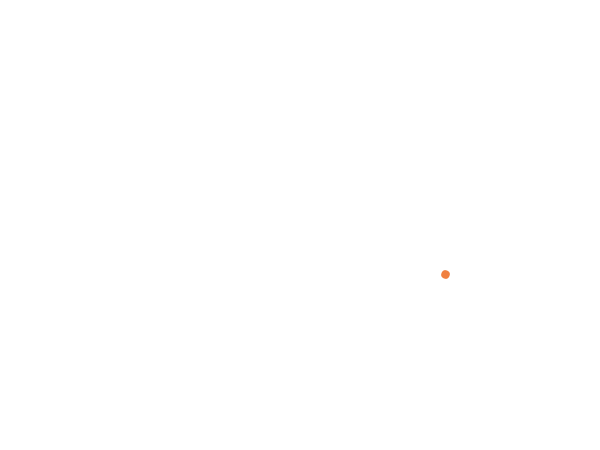
Frame 1 (no input)
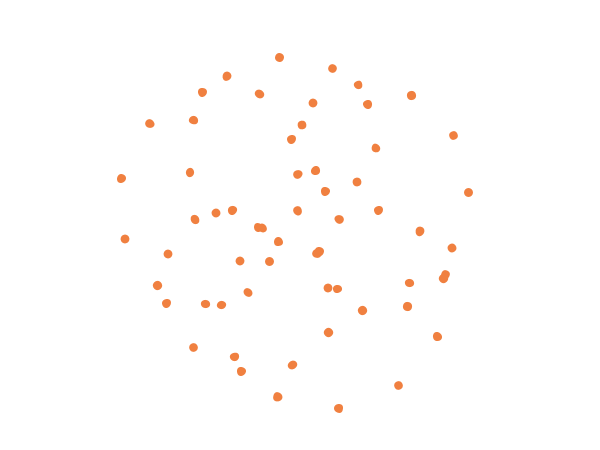
Frame 60 (the mouse pressed at the canvas centre just before this capture)
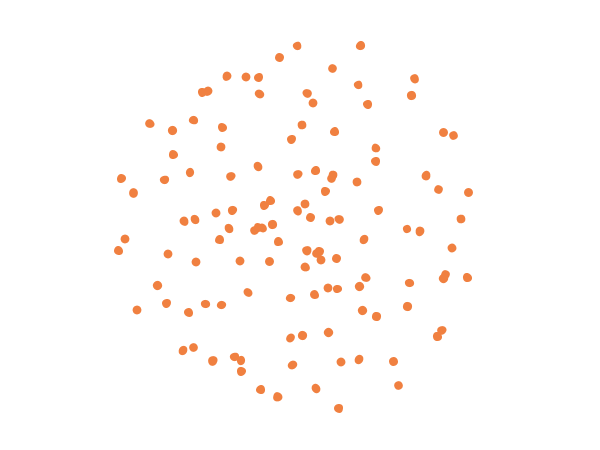
Frame 120 (the mouse held since frame 60 and released just before this capture)

The Processing sketch that drew these frames (run headless with seeded random() and noise(); from frame 60 on, the mouse is pressed at the canvas centre):

// Processing sketch: mySpirograph
// ── mySpirograph.pde
  //mySpirograph
  class Spirograph {
  
    float r0; //큰 원의 반지름
    float r1; //작은 원의 반지름
    float r2; //가장 작은 원의 반지름
    float rp; //펜의 반지름
  
    float theta0; //큰 원의 각도
    float theta1; //작은 원의 각도
    float theta2; //가장 작은 원의 각도
    float thetaStep = 0.1; //시간당 단위 각속도
  
    Spirograph() {
      r0 = 75.0;
      r1 = 25.0;
      r2 = 10.0;
      rp = 75;
      //println("(r0: " + r0 + ", " + "r1: " + r1 + ")");
    }
    
    void turn() {
      theta0 += thetaStep;
      theta1 += thetaStep * r0 / r1;
      theta2 += thetaStep * r1 / r2;
    }
  
    void display() {
      pushMatrix();
        rotate(theta0);
        //line(0, 0, r0, 0);
        //ellipse(0, 0, r0, r0);
        pushMatrix();
          translate(r0 + r1, 0);
          rotate(theta1);
          //line(0, 0, r1, 0);
          //ellipse(0, 0, r1, r1);
          pushMatrix();
            translate(r2 - r1, 0);
            rotate(theta2);
            //line(0, 0, r2, 0);
            //ellipse(0, 0, r2, r2);
            //line(0, 0, rp, 0);
            //fill(255, 200);
            //stroke(255,0,0);
            fill(#F08040);
            ellipse(rp, 0, 3, 3);
          popMatrix();
        popMatrix();
      popMatrix();
      println(theta0);
    }
  }
  
  Spirograph s;
  
  void setup() {
    size(600, 450);
    background(255);
    smooth();
    stroke(#F08040);
    strokeWeight(3);
    ellipseMode(RADIUS);
    
    s = new Spirograph();
  }
  
  void draw() {
    //background(255);
    translate(width / 2, height / 2);
    s.turn();
    s.display();
  }
